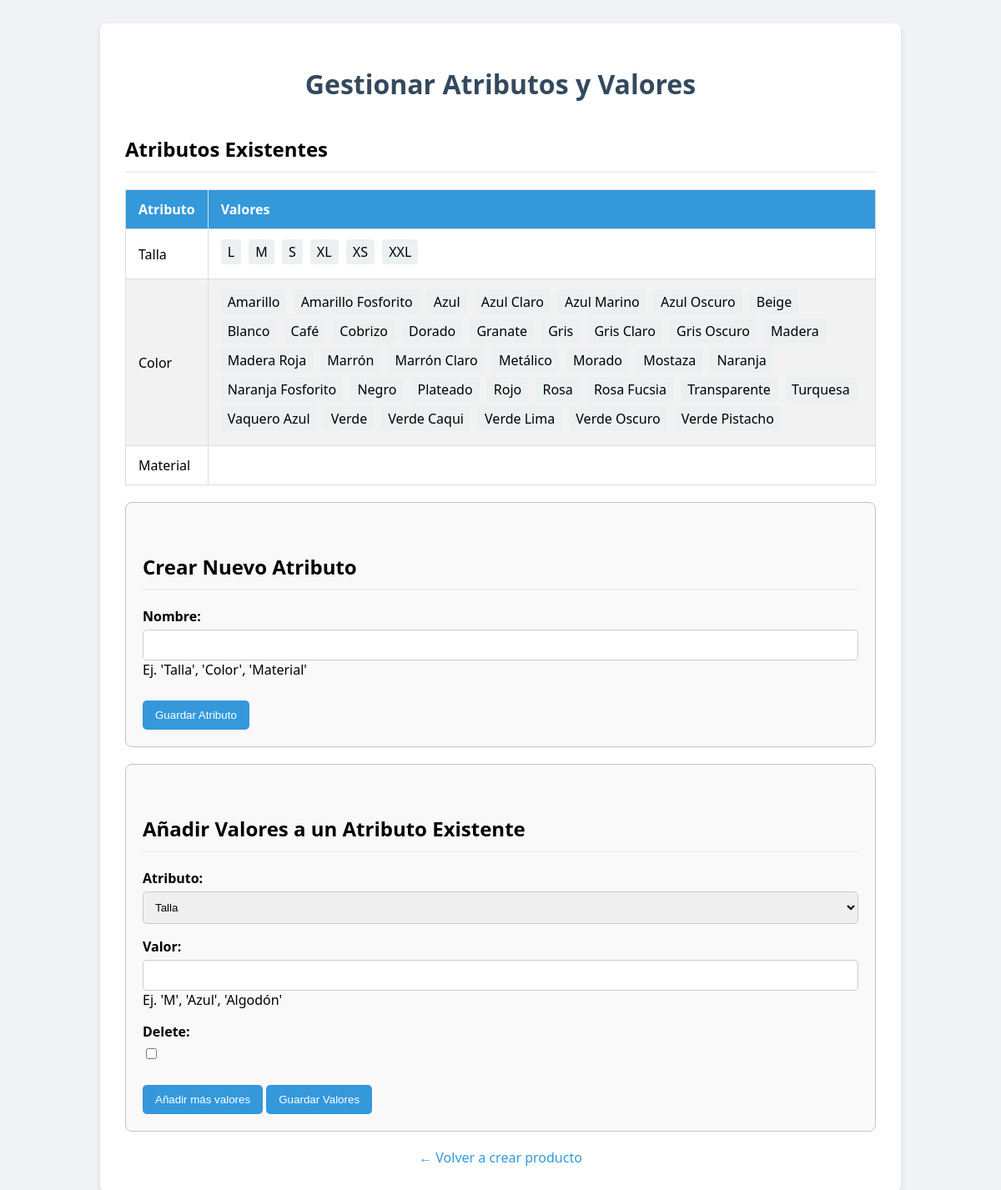
Before: /productos/gestionar_atributos/ with the older database file.
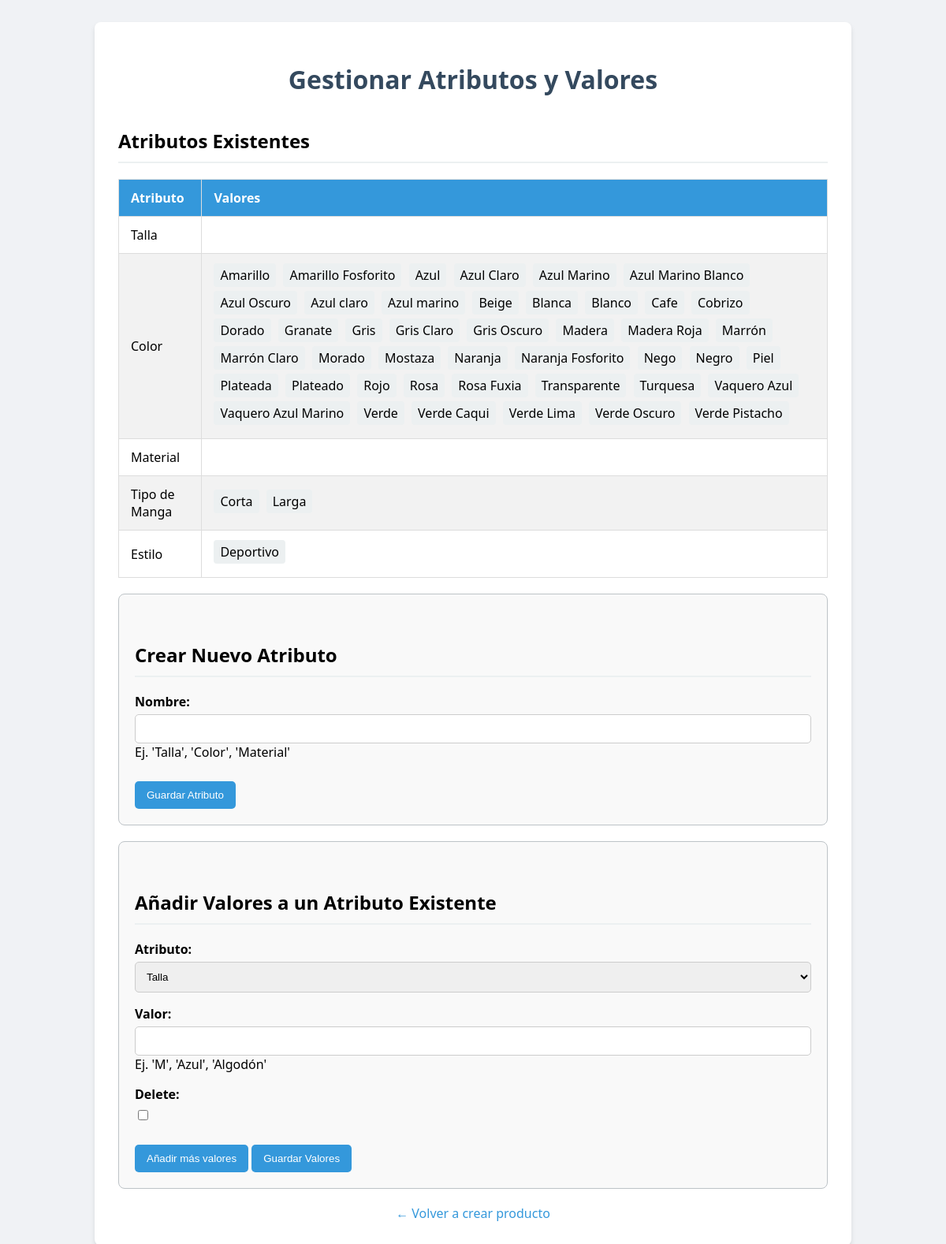
After: the same page with the newer database file.
### productos/models.py (models this page shows, shortened)
class Atributo(models.Model):
    nombre = models.CharField(max_length=100, unique=True, help_text="Ej. 'Talla', 'Color', 'Material'")

class ValorAtributo(models.Model):
    atributo = models.ForeignKey(Atributo, on_delete=models.CASCADE)
    valor = models.CharField(max_length=100, help_text="Ej. 'M', 'Azul', 'Algodón'")
    class Meta:
        unique_together = ('atributo', 'valor')

### productos/views.py (the view, shortened to what this page needs)
# urls.py: path('gestionar_atributos/', views.gestionar_atributos, name='gestionar_atributos'),
def gestionar_atributos(request):
    form = AtributoForm()
    formset_instance = ValorAtributoFormset(instance=None)
    atributos_existentes = Atributo.objects.all().prefetch_related('valoratributo_set')
    contexto = {
        'form': form,
        'formset': formset_instance,
        'empty_form': ValorAtributoFormset(instance=None).empty_form,
        'titulo': 'Gestionar Atributos y Valores',
        'atributos_existentes': atributos_existentes,
    }
    return render(request, 'productos/gestionar_atributos.html', contexto)

### productos/forms.py
class AtributoForm(forms.ModelForm):
    class Meta:
        model = Atributo
        fields = ['nombre']

### productos/templates/productos/gestionar_atributos.html (shortened to what this page needs)
<!DOCTYPE html>
<html lang="es">
<head>
</head>
<body>
    <div class="container">
        <h1>{{ titulo }}</h1>
        <div class="table-container">
            <h2>Atributos Existentes</h2>
            {% if atributos_existentes %}
                <table>
                    <thead>
                        <tr>
                            <th>Atributo</th>
                            <th>Valores</th>
                        </tr>
                    </thead>
                    <tbody>
                        {% for atributo in atributos_existentes %}
                        <tr>
                            <td>{{ atributo.nombre }}</td>
                            <td>
                                <ul class="values-list">
                                    {% for valor in atributo.valoratributo_set.all %}
                                        <li>{{ valor.valor }}</li>
                                    {% endfor %}
                                </ul>
                            </td>
                        </tr>
                        {% endfor %}
                    </tbody>
                </table>
            {% else %}
                <p>No hay atributos creados aún.</p>
            {% endif %}
        </div>
        <div class="form-section">
            <h2>Crear Nuevo Atributo</h2>
            <form method="post" name="crear_atributo_form">
                {{ form.as_p }}
                <button type="submit" class="btn" name="crear_atributo">Guardar Atributo</button>
            </form>
        </div>
        <div class="form-section">
            <h2>Añadir Valores a un Atributo Existente</h2>
            <form method="post" name="agregar_valores_form">
                <p>
                    <label for="id_atributo">Atributo:</label>
                    <select name="atributo" id="id_atributo">
                        {% for atributo in atributos_existentes %}
                            <option value="{{ atributo.pk }}">{{ atributo.nombre }}</option>
                        {% endfor %}
                    </select>
                </p>
                <div id="formset-container">
                    {% for form_valor in formset %}
                        <div class="form-row">
                            {{ form_valor.as_p }}
                        </div>
                    {% endfor %}
                </div>
                <button type="button" class="btn" id="add-more-values">Añadir más valores</button>
                <button type="submit" class="btn" name="agregar_valores">Guardar Valores</button>
            </form>
        </div>
        <a href="{% url 'crear_producto_rapido' %}" class="back-link">← Volver a crear producto</a>
    </div>
</body>
</html>

### productos/templates/productos/gestionar_atributos.html (style rules this page uses)
body { font-family: 'Segoe UI', sans-serif; background-color: #f0f2f5; padding: 20px; }
.container { max-width: 900px; margin: auto; background: white; padding: 30px; border-radius: 8px; box-shadow: 0 4px 6px rgba(0, 0, 0, 0.1); }
h1 { text-align: center; color: #34495e; }
h2 { border-bottom: 2px solid #ecf0f1; padding-bottom: 10px; margin-top: 40px; }
.form-section { border: 1px solid #bdc3c7; border-radius: 8px; padding: 20px; margin-top: 20px; background-color: #f9f9f9; }
label { display: block; font-weight: bold; margin-bottom: 5px; }
input[type="text"], select { width: 100%; padding: 10px; border: 1px solid #ccc; border-radius: 5px; box-sizing: border-box; }
.btn { padding: 10px 15px; background-color: #3498db; color: white; border: none; border-radius: 5px; cursor: pointer; margin-top: 10px; }
.back-link { display: block; margin-top: 20px; text-align: center; color: #3498db; text-decoration: none; }
.table-container { margin-top: 30px; }
table { width: 100%; border-collapse: collapse; }
th, td { padding: 12px 15px; border: 1px solid #ddd; text-align: left; }
th { background-color: #3498db; color: white; }
tr:nth-child(even) { background-color: #f2f2f2; }
.values-list { list-style: none; padding: 0; margin: 0; }
.values-list li { display: inline-block; background-color: #ecf0f1; border-radius: 4px; padding: 4px 8px; margin-right: 5px; margin-bottom: 5px; }

Changed rows visible on the page:
removed ValorAtributo: valor "L", shown under Atributo "Talla"
removed ValorAtributo: valor "M", shown under Atributo "Talla"
removed ValorAtributo: valor "S", shown under Atributo "Talla"
removed ValorAtributo: valor "XL", shown under Atributo "Talla"
removed ValorAtributo: valor "XS", shown under Atributo "Talla"
removed ValorAtributo: valor "XXL", shown under Atributo "Talla"
removed ValorAtributo: valor "Café", shown under Atributo "Color"
removed ValorAtributo: valor "Metálico", shown under Atributo "Color"
removed ValorAtributo: valor "Rosa Fucsia", shown under Atributo "Color"
added ValorAtributo: valor "Azul Marino Blanco", shown under Atributo "Color"
added ValorAtributo: valor "Azul claro", shown under Atributo "Color"
added ValorAtributo: valor "Azul marino", shown under Atributo "Color"
added ValorAtributo: valor "Blanca", shown under Atributo "Color"
added ValorAtributo: valor "Cafe", shown under Atributo "Color"
added ValorAtributo: valor "Nego", shown under Atributo "Color"
added ValorAtributo: valor "Piel", shown under Atributo "Color"
added ValorAtributo: valor "Plateada", shown under Atributo "Color"
added ValorAtributo: valor "Rosa Fuxia", shown under Atributo "Color"
added ValorAtributo: valor "Vaquero Azul Marino", shown under Atributo "Color"
added Atributo: nombre "Tipo de Manga"
added ValorAtributo: valor "Corta", shown under "Tipo de Manga"
added ValorAtributo: valor "Larga", shown under "Tipo de Manga"
added Atributo: nombre "Estilo"
added ValorAtributo: valor "Deportivo", shown under "Estilo"
